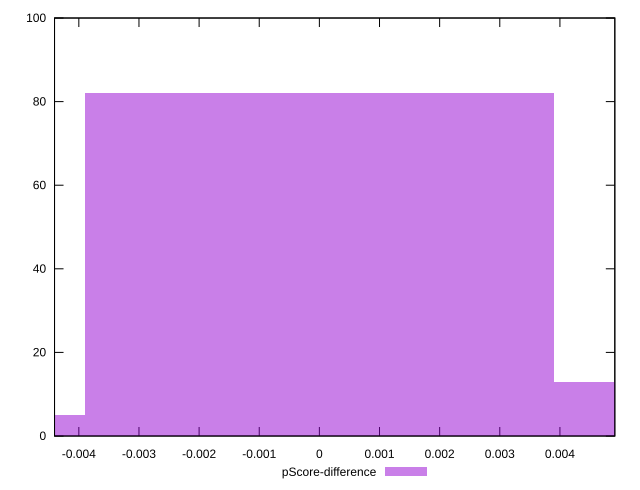

The gnuplot source for this figure:
reset

$pScoreDifference <<EOF
-0.007801367350167494 5
0 82
0.007801367350167494 13
EOF

set key outside below
set boxwidth 0.007801367350167494
set xrange [-0.004404017499953894:0.004912971260002841]
set yrange [0:100]
set trange [0:100]
set style fill transparent solid 0.5 noborder
set terminal svg size 640, 490 enhanced background rgb 'white'
set output "reports/report_00032_2021-02-25T10-28-15.087Z/cumulative-layout-shift/samples/astro/pScore-difference/histogram.svg"

plot $pScoreDifference title "pScore-difference" with boxes

reset
